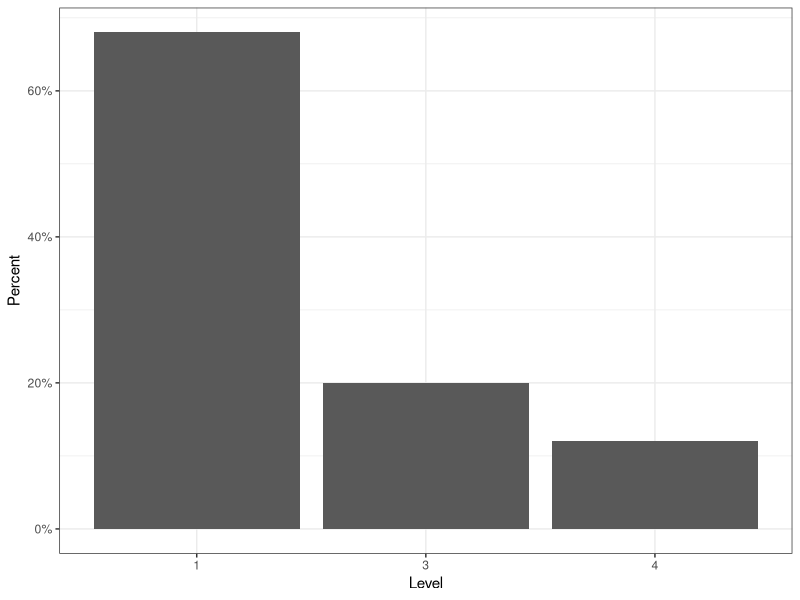

This chart was generated by the following R code:
## ---- chunk 1
#| include: false
#| label: packages-portfolio-objectives

library(tidyverse)

portfolio_levels <- tibble(
  Objective = character(), 
  Level = numeric() 
  )
## ---- chunk 2
#| include: false
#| label: IL-1

## Fill in the line below with your self-assigned level for this objective.
## Remember, you have the following levels to choose from:

# 1 = novice
# 2 = proficiency
# 3 = mastery 
# 4 = expert

my_level <- 1

portfolio_levels <- portfolio_levels %>%
  bind_rows(
    tibble(Objective = "IL-1",
           Level = my_level)
    )
## ---- chunk 3
#| include: false
#| label: IL-2

## Fill in the line below with your self-assigned level for this objective.
my_level <- 3

portfolio_levels <- portfolio_levels %>%
  bind_rows(
    tibble(Objective = "IL-2", 
           Level = my_level)
    )
## ---- chunk 4
#| include: false
#| label: RW-1

my_level <- 3

portfolio_levels <- portfolio_levels %>%
  bind_rows(
    tibble(Objective = "RW-1",
           Level = my_level)
    )
## ---- chunk 5
#| include: false
#| label: RW-2

my_level <- 3

portfolio_levels <- portfolio_levels %>%
  bind_rows(
    tibble(Objective = "RW-2",
           Level = my_level)
    )
## ---- chunk 6
#| include: false
#| label: RW-3

my_level <- 4

portfolio_levels <- portfolio_levels %>%
  bind_rows(
    tibble(Objective = "RW-3",
           Level = my_level)
    )
## ---- chunk 7
#| include: false
#| label: TC-1

my_level <- 1

portfolio_levels <- portfolio_levels %>%
  bind_rows(
    tibble(Objective = "TC-1", 
           Level = my_level)
    )
## ---- chunk 8
#| include: false
#| label: TC-2

my_level <- 4

portfolio_levels <- portfolio_levels %>%
  bind_rows(
    tibble(Objective = "TC-2", 
           Level = my_level)
    )
## ---- chunk 9
#| include: false
#| label: DM-1

my_level <- 1

portfolio_levels <- portfolio_levels %>%
  bind_rows(
    tibble(Objective = "DM-1", 
           Level = my_level)
    )
## ---- chunk 10
#| include: false
#| label: DM-2

my_level <- 4

portfolio_levels <- portfolio_levels %>%
  bind_rows(
    tibble(Objective = "DM-2",
           Level = my_level)
    )
## ---- chunk 11
## Fill in the line below with your self-assigned level for this objective.
my_level <- 3

portfolio_levels <- portfolio_levels %>%
  bind_rows(tibble(Objective = "DM-3", 
                   Level = my_level))
## ---- chunk 12
#| include: false
#| label: DM-4

my_level <- 1

portfolio_levels <- portfolio_levels %>%
  bind_rows(
    tibble(Objective = "DM-3", 
           Level = my_level)
    )
## ---- chunk 13
#| include: false
#| label: PV-1

my_level <- 1

portfolio_levels <- portfolio_levels %>%
  bind_rows(
    tibble(Objective = "PV-1", 
           Level = my_level)
    )
## ---- chunk 14
#| include: false
#| label: PV-2

my_level <- 1

portfolio_levels <- portfolio_levels %>%
  bind_rows(
    tibble(Objective = "PV-2", 
           Level = my_level)
    )
## ---- chunk 15
#| include: false
#| label: PV-3

my_level <- 3

portfolio_levels <- portfolio_levels %>%
  bind_rows(
    tibble(Objective = "PV-3", 
           Level = my_level)
    )
## ---- chunk 16
#| include: false
#| label: PV-4

my_level <- 1

portfolio_levels <- portfolio_levels %>%
  bind_rows(
    tibble(Objective = "PV-4", 
           Level = my_level)
    )
## ---- chunk 17
#| include: false
#| label: SD-1

my_level <- 1

portfolio_levels <- portfolio_levels %>%
  bind_rows(
    tibble(Objective = "SD-1", 
           Level = my_level)
    )
## ---- chunk 18
#| include: false
#| label: SD-2

my_level <- 1

portfolio_levels <- portfolio_levels %>%
  bind_rows(
    tibble(Objective = "SD-2", 
           Level = my_level)
    )
## ---- chunk 19
#| include: false
#| label: MO-1

my_level <- 1

portfolio_levels <- portfolio_levels %>%
  bind_rows(
    tibble(Objective = "MO-1", 
           Level = my_level)
    )
## ---- chunk 20
#| include: false
#| label: MO-2

my_level <- 1

portfolio_levels <- portfolio_levels %>%
  bind_rows(
    tibble(Objective = "MO-2", 
           Level = my_level)
    )
## ---- chunk 21
#| include: false
#| label: AI-1

my_level <- 1

portfolio_levels <- portfolio_levels %>%
  bind_rows(
    tibble(Objective = "AI-1", 
           Level = my_level)
    )
## ---- chunk 22
#| include: false
#| label: AI-2

my_level <- 1

portfolio_levels <- portfolio_levels %>%
  bind_rows(
    tibble(Objective = "AI-2", 
           Level = my_level)
    )
## ---- chunk 23
#| include: false
#| label: CD-1

my_level <- 1

portfolio_levels <- portfolio_levels %>%
  bind_rows(
    tibble(Objective = "CD-1", 
           Level = my_level)
    )
## ---- chunk 24
#| include: false
#| label: CD-2

my_level <- 1

portfolio_levels <- portfolio_levels %>%
  bind_rows(
    tibble(Objective = "CD-2", 
           Level = my_level)
    )
## ---- chunk 25
#| include: false
#| label: CD-3

my_level <- 1

portfolio_levels <- portfolio_levels %>%
  bind_rows(
    tibble(Objective = "CD-3", 
           Level = my_level)
    )
## ---- chunk 26
#| include: false
#| label: CD-4

my_level <- 1

portfolio_levels <- portfolio_levels %>%
  bind_rows(
    tibble(Objective = "CD-4", 
           Level = my_level)
    )
## ---- chunk 27
#| echo: false
#| label: summary-graph

portfolio_levels %>%
  mutate(
    Category = str_extract(Objective, "[A-Z]{2}"),
    Level = factor(Level)
  ) %>%
  ggplot(
    aes(x = Level, 
        y = (..count..)/sum(..count..)
        )
    ) +
  geom_bar() +
  labs(x = "Level",
       y = "Percent") +
  theme_bw() +
  scale_y_continuous(labels = scales::percent)
